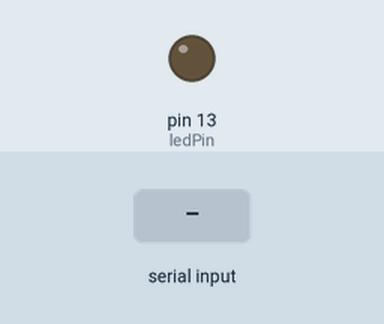
Bench run of a sketch on a simulated Arduino Uno, built with avr-gcc and run on an emulated ATmega328P. On the bench: output pins drawn as LEDs (lit = HIGH). The inputs (shaded band) are chosen by the test bench. What the sketch prints to the serial monitor is not drawn.

Above: at 2.2 s.
2.3 s: "90 45\n" received over Serial
At 2.9 s:
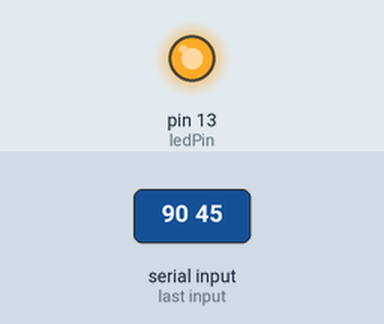
Timing chart, 0 to 11.3 s (numbered marks = the images above; inputs shaded):
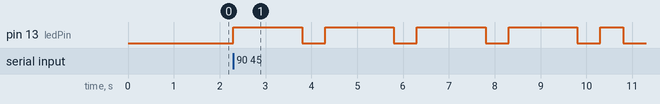

Measured:
- after the input at 2.3 s, pin 13 (ledPin): goes 4 × (HIGH 1.5 s, LOW 0.50 s), HIGH 0.50 s, then LOW, starting at once

The sketch:

morsecode.ino
```cpp
/*
  Morse Code Translator
  Converts Serial input into morse code light flashes
*/

// alphabet in morse code
char* letters[] =
{
  ".-",    // a
  "-...",  // b
  "-.-.",  // c
  "..",    // d
  ".",     // e
  "..-.",  // f
  "-.",    // g
  "....",  // h
  "..",    // i
  ".---",  // j
  "-.-",   // k
  ".-..",  // l
  "--",    // m
  "-.",    // n
  "---",   // o
  ".--.",  // p
  "--.-",  // q
  ".-.",   // r
  "...",   // s
  "-",     // t
  "..-",   // u
  "...-",  // v
  ".--",   // w
  "--..-", // x
  "-.--",  // y
  "--..",  // z
};

// numbers in morse code
char* numbers[] =
{
  "-----",  // 0
  ".----",  // 1
  "..---",  // 2
  "...--",  // 3
  "....-",  // 4
  ".....",  // 5
  "-....",  // 6
  "--...",  // 7
  "---..",  // 8
  "----.",  // 9
};

// vars
int dotDelay = 500;
int ledPin = 13;

// setup the board
void setup()
{
  pinMode(ledPin, OUTPUT);
  Serial.begin(9600);
  welcomeScreen();
}

// show a nice welcome screen
void welcomeScreen()
{
  delay(1000);
  Serial.println("  Morse Code Translater");
  Serial.println("-------------------------");
  Serial.println("");
}

// main loop
void loop()
{
  char ch;
  if (Serial.available() > 0)
  {
    // get the input in lowercase
    ch = tolower(Serial.read());
    // use letters
    if (ch >= 'a' && ch <= 'z')
    {
      flashLetter(ch);
    }
    // use numbers
    else if(ch >= '0' && ch <= '9')
    {
      flashNumber(ch);
    }
    // space between words / numbers
    else if(ch == ' ')
    {
      delay(dotDelay * 4);
    }
  }
}

// flash from letter char
void flashLetter(char ch)
{
  //Serial.println("Received char: " + (String)ch);
  char* l;
  l = letters[ch - 'a'];
  //Serial.println("Code Letter : " + (String)l);
  // loop dot and dash
  int i = 0;
  while (l[i] != '\0')
  {
    flashCode(l[i]);
    i++;
  }
}

// flash from number char
void flashNumber(char ch)
{
   //Serial.println("Received number : " + (String)ch);
   char* n;
   n = numbers[ch - '0'];
   //Serial.println("Code Number : " + (String)n);
   // loop dot and dash
   int i = 0;
   while (n[i] != '\0')
   {
     flashCode(n[i]);
     i++;
   }
}

// flash based on the code . or -
void flashCode(char code)
{
    // led on
    digitalWrite(ledPin, HIGH);
    // dot code
    if (code == '.')
    {
      delay(dotDelay);
    }
    // dash code
    else
    {
      delay(dotDelay * 3);
    }
    // led off
    digitalWrite(ledPin, LOW);
    // delay between next flash
    delay(dotDelay);
}
```
